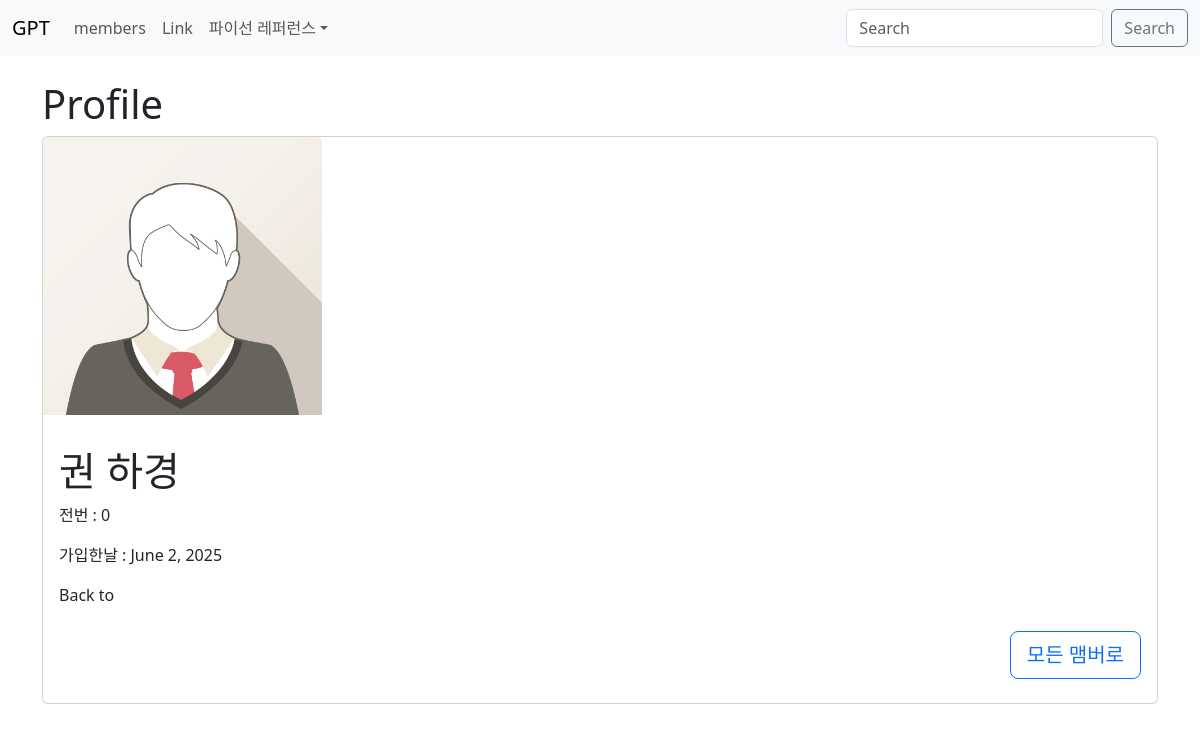
The page /members/details/13 on the database its author committed.
### members/models.py (models this page shows, shortened)
class Member(models.Model):
    firstname = models.CharField(max_length=255)
    lastname = models.CharField(max_length=255)
    phone = models.IntegerField(null=True)
    joined_date = models.DateField(null=True)

### members/views.py (the view)
# urls.py: path('members/details/<int:id>', views.details, name='details'),
def details(request, id):
  mymember = Member.objects.get(id=id)
  template = loader.get_template('details.html')
  context = {
    'mymember': mymember,
  }
  return HttpResponse(template.render(context, request))

### members/templates/details.html (shortened to what this page needs)
{% extends "master.html" %}
{% block content %}
<h1 class="mt-4 mb-2">Profile</h1>
<div class="card">
    {% load static %}
    <img src="{% static 'img_avatar1.png' %}" class="card-img-top w-25">
    <div class="card-body">
<h1 class="mt-3 mb-2 card-title">{{ mymember.lastname }} {{ mymember.firstname}}</h1>
<p class="card-text">전번 : {{ mymember.phone }} </p>
<p class="card-text">가입한날 : {{ mymember.joined_date }} </p>
<p>Back to</p>
        <div class="d-flex justify-content-end mt-4 mb-2">
            <a href="/members" class="btn btn-outline-primary btn-lg">모든 맴버로</a>
        </div>
</div>
    </div>
{% endblock %}

### rows shown on the page
Member: lastname "권", firstname "하경", phone "0", joined_date "June 2, 2025"
